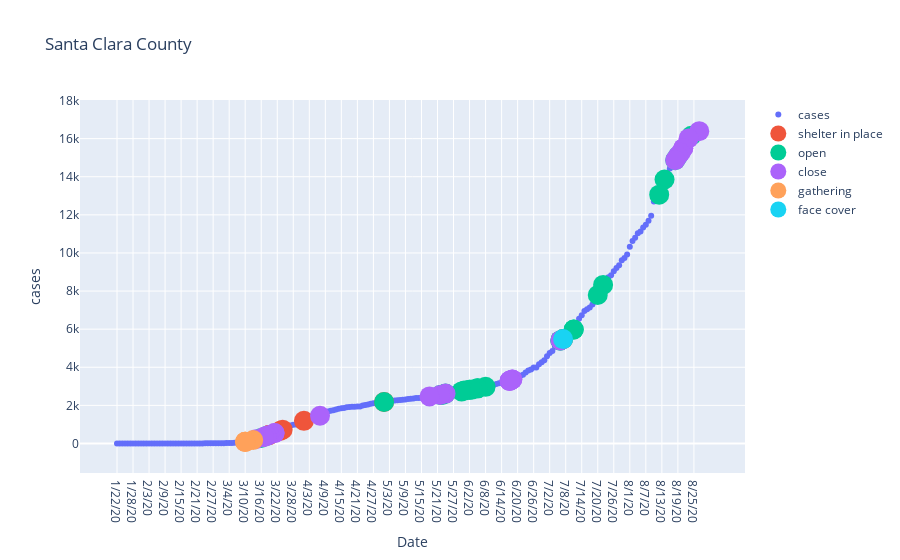
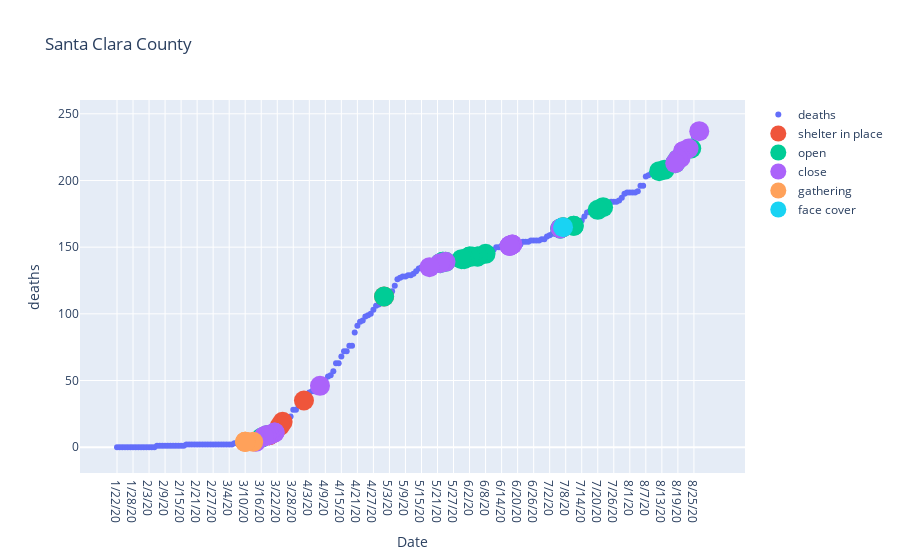

Here is the notebook cell these charts were saved with, in order:
### Markdown cell above
Plot Santa Clara county below. Change orders array to plot policis you want to see.

### Code cell
orders = ['shelter in place', 'open', 'close', 'gathering', 'face cover']
plot_county('Santa Clara County', orders, 'cases')
plot_county('Santa Clara County', orders, 'deaths')

### Figure 1 — Plotly figure (JSON) as saved in the notebook; plotly's stock layout.template omitted (floating-point values rounded to 4 significant figures; data arrays with more than 128 entries replaced by an {"elided": "..."} marker saying what was removed)
{"data": [{"mode": "markers", "name": "cases", "type": "scatter", "x": {"elided": "219 str values"}, "y": {"elided": "219 int values"}}, {"hovertext": ["Today we presented a brief update on the status of the New Health Order and had a conversation with <br>Lizeth and Daniela, two youth who shared their personal experiences during the #COVID19 Shelter-in-P<br>lace Order. View the video at https://t.co/ajBk0awUox.", "10 AM PT #COVID19 BRIEFING | Extension of the Shelter-in-Place Order | Facebook LIVE with the County<br> of Santa Clara https://t.co/9H8WijXFWU https://t.co/aROjphj6jB<br>", "New Updates to #ShelterinPlace: We are extending the date of the Shelter in Place Order, originally <br>expiring April 7, to May 3. We need to take stricter measures to prevent our health care system from<br> being overwhelmed and #FlattentheCurve. More details: https://t.co/tvCykshpxd https://t.co/qnnXKCtah4", ".@HealthySCC Ano ang mga bago sa order ng pananatili sa bahay \"shelter in place\"? Tingnan ang Marso <br>22, 2020 Na-update  # COVID19 FAQ at regular na na sundan habang nagdaragdag ang County ng mga  impo<br>rmasyon sa https://t.co/IvvDS1hqYv https://t.co/SOpkY1Pd6e", ".@HealthySCC What’s new with the Shelter in Place order? View the March 22, 2020 Updated #COVID19 FA<br>Q and check regularly as the County adds more information at https://t.co/IvvDS1z2n5 https://t.co/tD<br>dcNYHm4b", "*** County of Santa Clara Frequently Asked Question About The New Order Directing Individuals to She<br>lter at Home *** \n\nCan I go to the bank? \n\nYes.  Maintain social distancing. \n \nRead more FAQs at ht<br>tps://t.co/Y4tzdTtASE https://t.co/4wVov6WoHM", "*** County of Santa Clara Frequently Asked Question About The New Order Directing Individuals to She<br>lter at Home ***\n\nCan I go out to do laundry or have my laundry done?\n\nYes.  Maintain social distanc<br>ing.\n\nRead more FAQs at  https://t.co/Y4tzdTLche https://t.co/LIOajDR8Yn", "(1/10) Have questions about new #COVID19 order? This thread breaks down the Shelter in Place directi<br>ve to help you better understand how to stay safe and protect others by slowing the spread of COVID-<br>19. For more info, visit: https://t.co/Y4tzdTtASE https://t.co/470jgCQFRh"], "marker": {"size": 20}, "mode": "markers", "name": "shelter in place", "type": "scatter", "x": ["7/7/20", "5/1/20", "4/1/20", "3/24/20", "3/23/20", "3/19/20", "3/19/20", "3/19/20"], "y": [5478, 2179, 1189, 724, 655, 442, 442, 442]}, {"hovertext": ["Please stay off of Coyote Creek Trail from Anderson Visitor Center to Metcalf Road. Trail is unsafe <br>due to recent fires and crews will be working with heavy equipment to make it safe. We will update w<br>hen the trail has reopened. Please use alternative routes like Monterey Hwy. https://t.co/bk8lMnYwVc", "A #SparetheAir Alert for wildfire smoke is extended thru Sunday, 8/23, which bans burning wood, manu<br>factured fire logs and other solid fuel. If you smell smoke &amp; if temperatures allow, stay indoor<br>s with windows &amp; doors closed to protect your health. More: https://t.co/HTSlRgDYAX https://t.co/WhF32D4aqt", "A #SparetheAir Alert for wildfire smoke has been issued for today and tmrw, 8/18 &amp; 8/19, which b<br>ans burning wood, manufactured fire logs or any other solid fuel. If temperatures allow, stay indoor<br>s with windows &amp; doors closed to protect your health. More: https://t.co/HTSlRgVzZx https://t.co/veBxcmZMCk", "Don't miss the Schools Reopening Forum tomorrow, Aug. 14, 3:30-5 p.m., for parents, teachers, school<br> administrators and students who have questions about schools reopening in #SantaClaraCounty. Learn <br>more, register and submit your questions early: https://t.co/MftvdBo9WL https://t.co/28qPoEjTig", "Join us for the Schools Reopening Q &amp; A Forum on Friday, Aug. 14, 3:30-5 p.m., for parents, teac<br>hers, school administrators and students who have questions about schools reopening in #SantaClaraCo<br>unty. Learn more, register and submit your questions early: https://t.co/MftvdBo9WL https://t.co/YRSSPKQyxJ", "Asking that you wear a face mask is not about controlling you but controlling the virus. The more pe<br>ople who mask up, the more activities we can resume. If we work to crush the curve, businesses will <br>be able to reopen sooner, and we can return to activities and people we love. https://t.co/X5VimlGao3", "\"The case of Santa Clara County landing on the state watch list and being forced to shut down many i<br>ndoor businesses just two days after their reopening appears quite perplexing.\" \nhttps://t.co/LsGjyi<br>GVqn", "REMINDER: All businesses that are already operating must complete a new Social Distancing Protocol b<br>y July 13. Businesses that are newly allowed to reopen under the Order must complete a Social Distan<br>cing Protocol prior to reopening. Instructions here: https://t.co/jxmL3ylkc5 https://t.co/T9jTA06ftV", "REMINDER: All businesses that are already operating must complete a new Social Distancing Protocol b<br>y July 13. Businesses that are newly allowed to reopen under the Order must complete a Social Distan<br>cing Protocol prior to reopening. Instructions here: https://t.co/jxmL3ylkc5 https://t.co/T9jTA06ftV", "(2/4) The new order allows many businesses and activities to resume so long as they follow across-th<br>e-board risk reduction measures.  All residents must adhere to social distancing protocols and must <br>consistently wear face coverings.", "The State of California rejected the County’s initial application for a variance to allow additional<br> businesses to reopen.  We are working closely with the State to determine the next steps towards ap<br>proval and will keep you updated as we learn more. https://t.co/RFERCqWAlh", "The State of California rejected the County’s initial application for a variance to allow additional<br> businesses to reopen.  We are working closely with the State to determine the next steps towards ap<br>proval and will keep you updated as we learn more. https://t.co/RFERCqWAlh", "The Office of Labor Standards and Enforcement’s Jessie Yu provides details on how workers, the publi<br>c, and businesses play a role in keeping our community safe as more businesses reopen while navigati<br>ng through the #COVID-19 pandemic.   \n\nhttps://t.co/ECCPda2KOQ", "Briefing on Facebook Live NOW at 10:00 a.m. Department of Environmental Health Director Michael Ball<br>iet will discuss the changes around the updated Order. Beginning Friday, June 5, outdoor dining at r<br>estaurants is allowed. #COVID19 https://t.co/SiQUjGdpih", "Today at 10 am, Department of Environmental Health Director Michael Balliet will discuss the changes<br> around the updated Order. Beginning Friday, June 5, outdoor dining at restaurants is allowed. #COVI<br>D19\n\nLIVE on Facebook: https://t.co/Hj41F78jsl https://t.co/l4yNXQhmeh", "Updates to the #ShelterinPlace Order begin Friday, June 5 and allows for more businesses and activit<br>ies. Please remember that this does not mean the pandemic is over. It means that we have successfull<br>y slowed the spread of the virus. What is opening up? https://t.co/dT4q8n5Njt https://t.co/hR6MRmkfny", "BREAKING NEWS: Updated County Of Santa Clara Health Officer Order Allows Several Sectors To Reopen, <br>Including In-Store Retail, Outdoor Dining In Restaurants, And Childcare And Summer Programs For All <br>Children: https://t.co/e7YV9JBtgu https://t.co/CnXaZNnN7k", "BREAKING NEWS: Updated County Of Santa Clara Health Officer Order Allows Several Sectors To Reopen, <br>Including In-Store Retail, Outdoor Dining In Restaurants, And Childcare And Summer Programs For All <br>Children: https://t.co/e7YV9JBtgu https://t.co/CnXaZNnN7k", "Enjoy @SCCParks trails and fresh air on their wide-trail routes that allow for safe social distancin<br>g. If possible, plan to visit parks at off-peak hours, 10AM-2PM, Mon-Thurs. Get maps at https://t.co<br>/mkhiQcYXuN \n\nReminder: Do not use parks for social gatherings. https://t.co/WdtSaCZ18o", "Earlier this week, Dr. Sara Cody discussed #ShelterinPlace progress and the next steps to safely reo<br>pen, ensuring that our community and our workers are being protected on LIVE with the County of Sant<br>a Clara.  \n\nWatch Wednesday's briefing. https://t.co/5oTLRvHqyl", "Thank you Santa Clara County residents for working together to slow the spread of #COVID19. As busin<br>esses begin to reopen for #CurbsidePickup, remember to wear #facecoverings, apply #socialdistancing <br>and wash your hands a lot. https://t.co/vMKZTQ0lDO https://t.co/QUpVAPUcNb", "Do you own or operate a business in Santa Clara County? The Health Officer Order that went into effe<br>ct on May 22, allows retail and wholesale businesses to start reopening for #CurbsidePickup and deli<br>very. Remember, customers should not enter the store. https://t.co/vMKZTQ0lDO https://t.co/XxaOIm8O84", "Do you own or operate a business in Santa Clara County? The Health Officer Order that went into effe<br>ct on May 22, allows retail and wholesale businesses to start reopening for #CurbsidePickup and deli<br>very. Remember, customers should not enter the store. https://t.co/vMKZTQ0lDO https://t.co/XxaOIm8O84", "Thank you Santa Clara County residents for working together to slow the spread of #COVID19. As busin<br>esses begin to reopen for #CurbsidePickup, remember to wear #facecoverings, apply #socialdistancing <br>and wash your hands a lot. https://t.co/vMKZTQ0lDO https://t.co/Hn78WII7o7", "The seven Bay Area Public Health Officers extend #COVID19 shelter in place through May 31 and allow <br>some activities to resume. For the majority of County residents, this means to continue to #ShelterA<br>tHome and avoid contact with others. Details: https://t.co/vtniDbtRvJ https://t.co/RC5hhlH7Ge", "SCCLD libraries are closed right now, with the tentative reopening date of April 13. We recommend th<br>at patrons hold on to physical library materials on loan until the libraries reopen. No late fees wi<br>ll be assessed during the closed period. Thank you! https://t.co/CncYf5QjHr", "In accordance with the guidelines provided by the County Public Health Department for social distanc<br>ing and banning public gatherings, SCCLD is closing all public library locations. A tentative reopen<br>ing date is April 12."], "marker": {"size": 20}, "mode": "markers", "name": "open", "type": "scatter", "x": ["8/24/20", "8/19/20", "8/18/20", "8/14/20", "8/12/20", "7/22/20", "7/20/20", "7/11/20", "7/11/20", "7/7/20", "7/6/20", "7/6/20", "6/8/20", "6/5/20", "6/5/20", "6/3/20", "6/2/20", "6/2/20", "5/31/20", "5/30/20", "5/24/20", "5/23/20", "5/23/20", "5/22/20", "5/1/20", "3/18/20", "3/16/20"], "y": [16151, 15085, 14872, 13856, 13059, 8321, 7795, 5983, 5983, 5478, 5408, 5408, 2973, 2892, 2892, 2832, 2819, 2819, 2776, 2731, 2617, 2571, 2571, 2546, 2179, 390, 290]}, {"hovertext": ["Starting August 26, 2020, at 10:00 PM the Quinlan Temporary Evacuation Point will be closed. If you <br>have been evacuated due to the #SCULIGHTNINGCOMPLEXFire and the #CZULightningComplexFire, please vis<br>it the Milpitas Library and Ann Sobrato High School Temporary Evacuation Points. https://t.co/6B16sELfxA", "Please share @sfgov @SCCgov @CCCounty—beaches in Half Moon Bay &amp; roadways on #SanMateoCounty coa<br>st are closed this weekend due to #CZULighteningComplex fire. Public safety officials asking people <br>in Bay Area to please avoid area to keep roads clear for evacuees/emergency vehicles https://t.co/lqPD4YDTyP", "PARK CLOSURES UPDATE:\nGrant, Field Sports Park, Metcalf Motorcycle Park, Coyote Lake, Upper Stevens <br>Creek, Sanborn, Woodchoppers Flat and the dam access road at Anderson are closed.\n\nFor community inf<br>ormation, updates and resources visit:\nhttps://t.co/Lm69fgfl3y https://t.co/ZPHgAzthoB", "A #SparetheAir Alert is in effect today, 8/21. Burning wood, manufactured fire logs or other solid f<br>uel is banned for 24 hrs. Protect your health &amp; stay inside with windows and doors closed until <br>smoke levels subside, if temps permit. Visit https://t.co/U9LB9BvKu6 for more info. https://t.co/tuptxJe0hN", "A #SparetheAir Alert is in effect through Sunday, 8/23! Burning wood, manufactured fire logs or any <br>other solid fuel is banned for 24 hrs. Protect your health by staying inside with windows and doors <br>closed until smoke levels subside. Visit https://t.co/Kxx8fjVwAz for more info. https://t.co/72kkcLHPF6", "A #SparetheAir Alert for wildfire smoke is extended thru Sunday, 8/23, which bans burning wood, manu<br>factured fire logs and other solid fuel. If you smell smoke &amp; if temperatures allow, stay indoor<br>s with windows &amp; doors closed to protect your health. More: https://t.co/HTSlRgDYAX https://t.co/WhF32D4aqt", "A #SparetheAir Alert for wildfire smoke has been issued for today and tmrw, 8/18 &amp; 8/19, which b<br>ans burning wood, manufactured fire logs or any other solid fuel. If temperatures allow, stay indoor<br>s with windows &amp; doors closed to protect your health. More: https://t.co/HTSlRgVzZx https://t.co/veBxcmZMCk", "The State of California rejected the County’s initial application for a variance to allow additional<br> businesses to reopen.  We are working closely with the State to determine the next steps towards ap<br>proval and will keep you updated as we learn more. https://t.co/RFERCqWAlh", "We know you are ready to support your hair stylist, nail salon, barber shop &amp; gym. The virus can<br> spread more easily since these services require close contact between people &amp; equipment for lo<br>ng periods. They must remain closed, but please support w/gift cards/online shopping. https://t.co/6LHy1vtPv7", "Today, County of Santa Clara discussed why hair salons, nail salons, the personal care industry, and<br> gyms must remain closed in Santa Clara County. View the full discussion here: https://t.co/bh2PqAir<br>TT https://t.co/Ws4V6JA9P5", "Briefing on Facebook Live NOW at 10:00 a.m. | The County of Santa Clara discusses the status of hair<br> salons, nail salons, the personal care industry, and gyms continuing to remain closed in Santa Clar<br>a County. https://t.co/injHBbZYKC", "Today at 10am, the County of Santa Clara will discuss the status of hair salons, nail salons, the pe<br>rsonal care industry, and gyms continuing to remain closed in Santa Clara County. \n\nLIVE on Facebook<br>: https://t.co/9H8WijXFWU https://t.co/gWQ2cfQxWj", "Tomorrow at 10am, the County of Santa Clara will discuss the status of hair salons, nail salons, the<br> personal care industry, and gyms continuing to remain closed in Santa Clara County. \n\nLIVE on Faceb<br>ook: https://t.co/9H8WijXFWU https://t.co/WYy57gVdRI", "Excessive Heat Watch starting #MemorialDay: \n✔Drink plenty of water &amp; fluids.\n✔Limit physical ac<br>tivity during hottest time of day -\n10am-3pm.\n✔Don't leave people or pets in a closed, parked car.\n✔<br>Wear light colored or lightweight clothing.\nTips: https://t.co/vjhoKyv82X https://t.co/R32kmhhe1o", "Get help buying food while schools are closed. Apply for the Pandemic Electronic Benefit Transfer ca<br>rd or #PEBT. Apply May 22 through June 30.  https://t.co/qS1NuMuXTB https://t.co/wqnvFcuFdw<br>", "Happy Monday! Due to our overnight rains some of our trails have been temporarily closed to biking 🚲<br> and horseback🐴 riding.\n Hiking 🥾 trails have not been closed due to rain. Check the hotline by call<br>ing 408-355-2200 and pressing 4.  Thank you for your cooperation! https://t.co/YABhWKIzvE", "Our April newsletter is out. Even though our libraries are closed, our Online Library 24/7 is always<br> available. Find something new in the newsletter: https://t.co/SQB9rXTwcd https://t.co/QpV86dxq56<br>", "The happiest household members during Shelter at Home? Probably your pets. Take this time to show so<br>me love to your furry friends. Don’t be afraid to get close—there is no evidence that pets can sprea<br>d #COVID19 to humans. https://t.co/LWwAkIQxti", "It’s the weekend but we still must Shelter in Place. \n\nWhat’s open and what’s closed?  \n\nFor more in<br>formation, refer to the FAQ at https://t.co/5lTG6W1MEM #COVID19 https://t.co/6qzlwy5E8b<br>", ".@SCCgov Clerk-Recorder’s Office is closed to walk-ins, but real estate recordings continue. Submit <br>documents by mail or through Title Companies. Title Companies &amp; Notaries are essential businesse<br>s &amp; should continue to operate. Service Updates: https://t.co/2ziyPy0got #COVID19 https://t.co/o88CuirVJV", "SCCLD libraries are closed right now, with the tentative reopening date of April 13. We recommend th<br>at patrons hold on to physical library materials on loan until the libraries reopen. No late fees wi<br>ll be assessed during the closed period. Thank you! https://t.co/CncYf5QjHr", ".@SCCgov Senior Nutrition Program offering meals to-go/take-out at most locations. No dine-in meals.<br> A few locations have temporarily closed. Locations: https://t.co/bHh0qIniEq. #MealsOnWheels continu<br>es providing home delivery of meals. Call (408) 350-3246 for info. #COVID19 https://t.co/U9kxmrPmxT", "Superior Court Suspends All Non-Essential Functions for Duration of “Shelter in Place” Order\nAll cle<br>rk’s office functions will be closed to the public. \nJurors for called for 3/16, 3/23, and 3/30 will<br> be excused from service and must not report to Court.\nhttps://t.co/n1mGM6WBYa https://t.co/IXaedCIaeh", "The GSRC in-person services will be closed to the public till 4/7. The hotline will remain open duri<br>ng regular business hours &amp; T/TH till 8:30 PM, staffed by advocates who can offer support as nee<br>ded at (408) 209-8356 or gilroystrong@dao.sccgov.org. https://t.co/2WVvM0GS1n", "Our libraries closed at 3 pm today, and will remain closed until at least April 12. Read more: https<br>://t.co/Dk7R401Fth https://t.co/tnuAhsbCOH<br>"], "marker": {"size": 20}, "mode": "markers", "name": "close", "type": "scatter", "x": ["8/27/20", "8/23/20", "8/21/20", "8/21/20", "8/20/20", "8/19/20", "8/18/20", "7/6/20", "6/18/20", "6/18/20", "6/17/20", "6/17/20", "6/17/20", "5/24/20", "5/22/20", "5/18/20", "4/7/20", "3/21/20", "3/21/20", "3/19/20", "3/18/20", "3/18/20", "3/17/20", "3/17/20", "3/14/20"], "y": [16393, 16011, 15496, 15496, 15258, 15085, 14872, 5408, 3363, 3363, 3288, 3288, 3288, 2617, 2546, 2470, 1453, 543, 543, 442, 390, 390, 337, 337, 223]}, {"hovertext": ["We issued an order with new prohibitions on the size public and private gatherings, due to #COVID19 <br>in the community. New cap = 100, with restrictions in place for assemblies of 35-100. More details a<br>t: https://t.co/lGWPJqUxuU https://t.co/8hmMbPwxoc", ".@HealthySCC Issues Order to Cancel Mass Gatherings Due to Increasing Rates of #COVID19. \"What’s con<br>sidered a mass gathering?” A mass gathering is an event bringing 1,000 or more people together in a <br>confined indoor or outdoor space. Type of venue list: https://t.co/KcYQmc33g0. https://t.co/unF5FTV1gg", "County of Santa Clara Issues Order to Cancel Mass Gatherings Due to Increasing Rates of #COVID19. Pr<br>ovides update on #SantaClaraCounty COVID-19 cases through March 8, 2020. More Information: https://t<br>.co/JHLu70unRl https://t.co/CkPh5PORZ2", "County of Santa Clara Issues Order to Cancel Mass Gatherings Due to Increasing Rates of #COVID19. Pr<br>ovides update on #SantaClaraCounty COVID-19 cases through March 8, 2020. More Information: https://t<br>.co/JHLu70unRl https://t.co/1mNotDxK5w"], "marker": {"size": 20}, "mode": "markers", "name": "gathering", "type": "scatter", "x": ["3/13/20", "3/10/20", "3/10/20", "3/10/20"], "y": [180, 85, 85, 85]}, {"hovertext": ["(2/4) The new order allows many businesses and activities to resume so long as they follow across-th<br>e-board risk reduction measures.  All residents must adhere to social distancing protocols and must <br>consistently wear face coverings."], "marker": {"size": 20}, "mode": "markers", "name": "face cover", "type": "scatter", "x": ["7/7/20"], "y": [5478]}], "layout": {"title": {"text": "Santa Clara County"}, "xaxis": {"title": {"text": "Date"}}, "yaxis": {"title": {"text": "cases"}}}}

### Figure 2 — Plotly figure (JSON) as saved in the notebook; plotly's stock layout.template omitted (floating-point values rounded to 4 significant figures; data arrays with more than 128 entries replaced by an {"elided": "..."} marker saying what was removed)
{"data": [{"mode": "markers", "name": "deaths", "type": "scatter", "x": {"elided": "219 str values"}, "y": {"elided": "219 int values"}}, {"hovertext": ["Today we presented a brief update on the status of the New Health Order and had a conversation with <br>Lizeth and Daniela, two youth who shared their personal experiences during the #COVID19 Shelter-in-P<br>lace Order. View the video at https://t.co/ajBk0awUox.", "10 AM PT #COVID19 BRIEFING | Extension of the Shelter-in-Place Order | Facebook LIVE with the County<br> of Santa Clara https://t.co/9H8WijXFWU https://t.co/aROjphj6jB<br>", "New Updates to #ShelterinPlace: We are extending the date of the Shelter in Place Order, originally <br>expiring April 7, to May 3. We need to take stricter measures to prevent our health care system from<br> being overwhelmed and #FlattentheCurve. More details: https://t.co/tvCykshpxd https://t.co/qnnXKCtah4", ".@HealthySCC Ano ang mga bago sa order ng pananatili sa bahay \"shelter in place\"? Tingnan ang Marso <br>22, 2020 Na-update  # COVID19 FAQ at regular na na sundan habang nagdaragdag ang County ng mga  impo<br>rmasyon sa https://t.co/IvvDS1hqYv https://t.co/SOpkY1Pd6e", ".@HealthySCC What’s new with the Shelter in Place order? View the March 22, 2020 Updated #COVID19 FA<br>Q and check regularly as the County adds more information at https://t.co/IvvDS1z2n5 https://t.co/tD<br>dcNYHm4b", "*** County of Santa Clara Frequently Asked Question About The New Order Directing Individuals to She<br>lter at Home *** \n\nCan I go to the bank? \n\nYes.  Maintain social distancing. \n \nRead more FAQs at ht<br>tps://t.co/Y4tzdTtASE https://t.co/4wVov6WoHM", "*** County of Santa Clara Frequently Asked Question About The New Order Directing Individuals to She<br>lter at Home ***\n\nCan I go out to do laundry or have my laundry done?\n\nYes.  Maintain social distanc<br>ing.\n\nRead more FAQs at  https://t.co/Y4tzdTLche https://t.co/LIOajDR8Yn", "(1/10) Have questions about new #COVID19 order? This thread breaks down the Shelter in Place directi<br>ve to help you better understand how to stay safe and protect others by slowing the spread of COVID-<br>19. For more info, visit: https://t.co/Y4tzdTtASE https://t.co/470jgCQFRh"], "marker": {"size": 20}, "mode": "markers", "name": "shelter in place", "type": "scatter", "x": ["7/7/20", "5/1/20", "4/1/20", "3/24/20", "3/23/20", "3/19/20", "3/19/20", "3/19/20"], "y": [165, 113, 35, 19, 16, 9, 9, 9]}, {"hovertext": ["Please stay off of Coyote Creek Trail from Anderson Visitor Center to Metcalf Road. Trail is unsafe <br>due to recent fires and crews will be working with heavy equipment to make it safe. We will update w<br>hen the trail has reopened. Please use alternative routes like Monterey Hwy. https://t.co/bk8lMnYwVc", "A #SparetheAir Alert for wildfire smoke is extended thru Sunday, 8/23, which bans burning wood, manu<br>factured fire logs and other solid fuel. If you smell smoke &amp; if temperatures allow, stay indoor<br>s with windows &amp; doors closed to protect your health. More: https://t.co/HTSlRgDYAX https://t.co/WhF32D4aqt", "A #SparetheAir Alert for wildfire smoke has been issued for today and tmrw, 8/18 &amp; 8/19, which b<br>ans burning wood, manufactured fire logs or any other solid fuel. If temperatures allow, stay indoor<br>s with windows &amp; doors closed to protect your health. More: https://t.co/HTSlRgVzZx https://t.co/veBxcmZMCk", "Don't miss the Schools Reopening Forum tomorrow, Aug. 14, 3:30-5 p.m., for parents, teachers, school<br> administrators and students who have questions about schools reopening in #SantaClaraCounty. Learn <br>more, register and submit your questions early: https://t.co/MftvdBo9WL https://t.co/28qPoEjTig", "Join us for the Schools Reopening Q &amp; A Forum on Friday, Aug. 14, 3:30-5 p.m., for parents, teac<br>hers, school administrators and students who have questions about schools reopening in #SantaClaraCo<br>unty. Learn more, register and submit your questions early: https://t.co/MftvdBo9WL https://t.co/YRSSPKQyxJ", "Asking that you wear a face mask is not about controlling you but controlling the virus. The more pe<br>ople who mask up, the more activities we can resume. If we work to crush the curve, businesses will <br>be able to reopen sooner, and we can return to activities and people we love. https://t.co/X5VimlGao3", "\"The case of Santa Clara County landing on the state watch list and being forced to shut down many i<br>ndoor businesses just two days after their reopening appears quite perplexing.\" \nhttps://t.co/LsGjyi<br>GVqn", "REMINDER: All businesses that are already operating must complete a new Social Distancing Protocol b<br>y July 13. Businesses that are newly allowed to reopen under the Order must complete a Social Distan<br>cing Protocol prior to reopening. Instructions here: https://t.co/jxmL3ylkc5 https://t.co/T9jTA06ftV", "REMINDER: All businesses that are already operating must complete a new Social Distancing Protocol b<br>y July 13. Businesses that are newly allowed to reopen under the Order must complete a Social Distan<br>cing Protocol prior to reopening. Instructions here: https://t.co/jxmL3ylkc5 https://t.co/T9jTA06ftV", "(2/4) The new order allows many businesses and activities to resume so long as they follow across-th<br>e-board risk reduction measures.  All residents must adhere to social distancing protocols and must <br>consistently wear face coverings.", "The State of California rejected the County’s initial application for a variance to allow additional<br> businesses to reopen.  We are working closely with the State to determine the next steps towards ap<br>proval and will keep you updated as we learn more. https://t.co/RFERCqWAlh", "The State of California rejected the County’s initial application for a variance to allow additional<br> businesses to reopen.  We are working closely with the State to determine the next steps towards ap<br>proval and will keep you updated as we learn more. https://t.co/RFERCqWAlh", "The Office of Labor Standards and Enforcement’s Jessie Yu provides details on how workers, the publi<br>c, and businesses play a role in keeping our community safe as more businesses reopen while navigati<br>ng through the #COVID-19 pandemic.   \n\nhttps://t.co/ECCPda2KOQ", "Briefing on Facebook Live NOW at 10:00 a.m. Department of Environmental Health Director Michael Ball<br>iet will discuss the changes around the updated Order. Beginning Friday, June 5, outdoor dining at r<br>estaurants is allowed. #COVID19 https://t.co/SiQUjGdpih", "Today at 10 am, Department of Environmental Health Director Michael Balliet will discuss the changes<br> around the updated Order. Beginning Friday, June 5, outdoor dining at restaurants is allowed. #COVI<br>D19\n\nLIVE on Facebook: https://t.co/Hj41F78jsl https://t.co/l4yNXQhmeh", "Updates to the #ShelterinPlace Order begin Friday, June 5 and allows for more businesses and activit<br>ies. Please remember that this does not mean the pandemic is over. It means that we have successfull<br>y slowed the spread of the virus. What is opening up? https://t.co/dT4q8n5Njt https://t.co/hR6MRmkfny", "BREAKING NEWS: Updated County Of Santa Clara Health Officer Order Allows Several Sectors To Reopen, <br>Including In-Store Retail, Outdoor Dining In Restaurants, And Childcare And Summer Programs For All <br>Children: https://t.co/e7YV9JBtgu https://t.co/CnXaZNnN7k", "BREAKING NEWS: Updated County Of Santa Clara Health Officer Order Allows Several Sectors To Reopen, <br>Including In-Store Retail, Outdoor Dining In Restaurants, And Childcare And Summer Programs For All <br>Children: https://t.co/e7YV9JBtgu https://t.co/CnXaZNnN7k", "Enjoy @SCCParks trails and fresh air on their wide-trail routes that allow for safe social distancin<br>g. If possible, plan to visit parks at off-peak hours, 10AM-2PM, Mon-Thurs. Get maps at https://t.co<br>/mkhiQcYXuN \n\nReminder: Do not use parks for social gatherings. https://t.co/WdtSaCZ18o", "Earlier this week, Dr. Sara Cody discussed #ShelterinPlace progress and the next steps to safely reo<br>pen, ensuring that our community and our workers are being protected on LIVE with the County of Sant<br>a Clara.  \n\nWatch Wednesday's briefing. https://t.co/5oTLRvHqyl", "Thank you Santa Clara County residents for working together to slow the spread of #COVID19. As busin<br>esses begin to reopen for #CurbsidePickup, remember to wear #facecoverings, apply #socialdistancing <br>and wash your hands a lot. https://t.co/vMKZTQ0lDO https://t.co/QUpVAPUcNb", "Do you own or operate a business in Santa Clara County? The Health Officer Order that went into effe<br>ct on May 22, allows retail and wholesale businesses to start reopening for #CurbsidePickup and deli<br>very. Remember, customers should not enter the store. https://t.co/vMKZTQ0lDO https://t.co/XxaOIm8O84", "Do you own or operate a business in Santa Clara County? The Health Officer Order that went into effe<br>ct on May 22, allows retail and wholesale businesses to start reopening for #CurbsidePickup and deli<br>very. Remember, customers should not enter the store. https://t.co/vMKZTQ0lDO https://t.co/XxaOIm8O84", "Thank you Santa Clara County residents for working together to slow the spread of #COVID19. As busin<br>esses begin to reopen for #CurbsidePickup, remember to wear #facecoverings, apply #socialdistancing <br>and wash your hands a lot. https://t.co/vMKZTQ0lDO https://t.co/Hn78WII7o7", "The seven Bay Area Public Health Officers extend #COVID19 shelter in place through May 31 and allow <br>some activities to resume. For the majority of County residents, this means to continue to #ShelterA<br>tHome and avoid contact with others. Details: https://t.co/vtniDbtRvJ https://t.co/RC5hhlH7Ge", "SCCLD libraries are closed right now, with the tentative reopening date of April 13. We recommend th<br>at patrons hold on to physical library materials on loan until the libraries reopen. No late fees wi<br>ll be assessed during the closed period. Thank you! https://t.co/CncYf5QjHr", "In accordance with the guidelines provided by the County Public Health Department for social distanc<br>ing and banning public gatherings, SCCLD is closing all public library locations. A tentative reopen<br>ing date is April 12."], "marker": {"size": 20}, "mode": "markers", "name": "open", "type": "scatter", "x": ["8/24/20", "8/19/20", "8/18/20", "8/14/20", "8/12/20", "7/22/20", "7/20/20", "7/11/20", "7/11/20", "7/7/20", "7/6/20", "7/6/20", "6/8/20", "6/5/20", "6/5/20", "6/3/20", "6/2/20", "6/2/20", "5/31/20", "5/30/20", "5/24/20", "5/23/20", "5/23/20", "5/22/20", "5/1/20", "3/18/20", "3/16/20"], "y": [224, 216, 213, 208, 207, 180, 178, 166, 166, 165, 164, 164, 145, 143, 143, 143, 143, 143, 141, 141, 139, 139, 139, 138, 113, 9, 7]}, {"hovertext": ["Starting August 26, 2020, at 10:00 PM the Quinlan Temporary Evacuation Point will be closed. If you <br>have been evacuated due to the #SCULIGHTNINGCOMPLEXFire and the #CZULightningComplexFire, please vis<br>it the Milpitas Library and Ann Sobrato High School Temporary Evacuation Points. https://t.co/6B16sELfxA", "Please share @sfgov @SCCgov @CCCounty—beaches in Half Moon Bay &amp; roadways on #SanMateoCounty coa<br>st are closed this weekend due to #CZULighteningComplex fire. Public safety officials asking people <br>in Bay Area to please avoid area to keep roads clear for evacuees/emergency vehicles https://t.co/lqPD4YDTyP", "PARK CLOSURES UPDATE:\nGrant, Field Sports Park, Metcalf Motorcycle Park, Coyote Lake, Upper Stevens <br>Creek, Sanborn, Woodchoppers Flat and the dam access road at Anderson are closed.\n\nFor community inf<br>ormation, updates and resources visit:\nhttps://t.co/Lm69fgfl3y https://t.co/ZPHgAzthoB", "A #SparetheAir Alert is in effect today, 8/21. Burning wood, manufactured fire logs or other solid f<br>uel is banned for 24 hrs. Protect your health &amp; stay inside with windows and doors closed until <br>smoke levels subside, if temps permit. Visit https://t.co/U9LB9BvKu6 for more info. https://t.co/tuptxJe0hN", "A #SparetheAir Alert is in effect through Sunday, 8/23! Burning wood, manufactured fire logs or any <br>other solid fuel is banned for 24 hrs. Protect your health by staying inside with windows and doors <br>closed until smoke levels subside. Visit https://t.co/Kxx8fjVwAz for more info. https://t.co/72kkcLHPF6", "A #SparetheAir Alert for wildfire smoke is extended thru Sunday, 8/23, which bans burning wood, manu<br>factured fire logs and other solid fuel. If you smell smoke &amp; if temperatures allow, stay indoor<br>s with windows &amp; doors closed to protect your health. More: https://t.co/HTSlRgDYAX https://t.co/WhF32D4aqt", "A #SparetheAir Alert for wildfire smoke has been issued for today and tmrw, 8/18 &amp; 8/19, which b<br>ans burning wood, manufactured fire logs or any other solid fuel. If temperatures allow, stay indoor<br>s with windows &amp; doors closed to protect your health. More: https://t.co/HTSlRgVzZx https://t.co/veBxcmZMCk", "The State of California rejected the County’s initial application for a variance to allow additional<br> businesses to reopen.  We are working closely with the State to determine the next steps towards ap<br>proval and will keep you updated as we learn more. https://t.co/RFERCqWAlh", "We know you are ready to support your hair stylist, nail salon, barber shop &amp; gym. The virus can<br> spread more easily since these services require close contact between people &amp; equipment for lo<br>ng periods. They must remain closed, but please support w/gift cards/online shopping. https://t.co/6LHy1vtPv7", "Today, County of Santa Clara discussed why hair salons, nail salons, the personal care industry, and<br> gyms must remain closed in Santa Clara County. View the full discussion here: https://t.co/bh2PqAir<br>TT https://t.co/Ws4V6JA9P5", "Briefing on Facebook Live NOW at 10:00 a.m. | The County of Santa Clara discusses the status of hair<br> salons, nail salons, the personal care industry, and gyms continuing to remain closed in Santa Clar<br>a County. https://t.co/injHBbZYKC", "Today at 10am, the County of Santa Clara will discuss the status of hair salons, nail salons, the pe<br>rsonal care industry, and gyms continuing to remain closed in Santa Clara County. \n\nLIVE on Facebook<br>: https://t.co/9H8WijXFWU https://t.co/gWQ2cfQxWj", "Tomorrow at 10am, the County of Santa Clara will discuss the status of hair salons, nail salons, the<br> personal care industry, and gyms continuing to remain closed in Santa Clara County. \n\nLIVE on Faceb<br>ook: https://t.co/9H8WijXFWU https://t.co/WYy57gVdRI", "Excessive Heat Watch starting #MemorialDay: \n✔Drink plenty of water &amp; fluids.\n✔Limit physical ac<br>tivity during hottest time of day -\n10am-3pm.\n✔Don't leave people or pets in a closed, parked car.\n✔<br>Wear light colored or lightweight clothing.\nTips: https://t.co/vjhoKyv82X https://t.co/R32kmhhe1o", "Get help buying food while schools are closed. Apply for the Pandemic Electronic Benefit Transfer ca<br>rd or #PEBT. Apply May 22 through June 30.  https://t.co/qS1NuMuXTB https://t.co/wqnvFcuFdw<br>", "Happy Monday! Due to our overnight rains some of our trails have been temporarily closed to biking 🚲<br> and horseback🐴 riding.\n Hiking 🥾 trails have not been closed due to rain. Check the hotline by call<br>ing 408-355-2200 and pressing 4.  Thank you for your cooperation! https://t.co/YABhWKIzvE", "Our April newsletter is out. Even though our libraries are closed, our Online Library 24/7 is always<br> available. Find something new in the newsletter: https://t.co/SQB9rXTwcd https://t.co/QpV86dxq56<br>", "The happiest household members during Shelter at Home? Probably your pets. Take this time to show so<br>me love to your furry friends. Don’t be afraid to get close—there is no evidence that pets can sprea<br>d #COVID19 to humans. https://t.co/LWwAkIQxti", "It’s the weekend but we still must Shelter in Place. \n\nWhat’s open and what’s closed?  \n\nFor more in<br>formation, refer to the FAQ at https://t.co/5lTG6W1MEM #COVID19 https://t.co/6qzlwy5E8b<br>", ".@SCCgov Clerk-Recorder’s Office is closed to walk-ins, but real estate recordings continue. Submit <br>documents by mail or through Title Companies. Title Companies &amp; Notaries are essential businesse<br>s &amp; should continue to operate. Service Updates: https://t.co/2ziyPy0got #COVID19 https://t.co/o88CuirVJV", "SCCLD libraries are closed right now, with the tentative reopening date of April 13. We recommend th<br>at patrons hold on to physical library materials on loan until the libraries reopen. No late fees wi<br>ll be assessed during the closed period. Thank you! https://t.co/CncYf5QjHr", ".@SCCgov Senior Nutrition Program offering meals to-go/take-out at most locations. No dine-in meals.<br> A few locations have temporarily closed. Locations: https://t.co/bHh0qIniEq. #MealsOnWheels continu<br>es providing home delivery of meals. Call (408) 350-3246 for info. #COVID19 https://t.co/U9kxmrPmxT", "Superior Court Suspends All Non-Essential Functions for Duration of “Shelter in Place” Order\nAll cle<br>rk’s office functions will be closed to the public. \nJurors for called for 3/16, 3/23, and 3/30 will<br> be excused from service and must not report to Court.\nhttps://t.co/n1mGM6WBYa https://t.co/IXaedCIaeh", "The GSRC in-person services will be closed to the public till 4/7. The hotline will remain open duri<br>ng regular business hours &amp; T/TH till 8:30 PM, staffed by advocates who can offer support as nee<br>ded at (408) 209-8356 or gilroystrong@dao.sccgov.org. https://t.co/2WVvM0GS1n", "Our libraries closed at 3 pm today, and will remain closed until at least April 12. Read more: https<br>://t.co/Dk7R401Fth https://t.co/tnuAhsbCOH<br>"], "marker": {"size": 20}, "mode": "markers", "name": "close", "type": "scatter", "x": ["8/27/20", "8/23/20", "8/21/20", "8/21/20", "8/20/20", "8/19/20", "8/18/20", "7/6/20", "6/18/20", "6/18/20", "6/17/20", "6/17/20", "6/17/20", "5/24/20", "5/22/20", "5/18/20", "4/7/20", "3/21/20", "3/21/20", "3/19/20", "3/18/20", "3/18/20", "3/17/20", "3/17/20", "3/14/20"], "y": [237, 224, 222, 222, 217, 216, 213, 164, 152, 152, 151, 151, 151, 139, 138, 135, 46, 11, 11, 9, 9, 9, 8, 8, 4]}, {"hovertext": ["We issued an order with new prohibitions on the size public and private gatherings, due to #COVID19 <br>in the community. New cap = 100, with restrictions in place for assemblies of 35-100. More details a<br>t: https://t.co/lGWPJqUxuU https://t.co/8hmMbPwxoc", ".@HealthySCC Issues Order to Cancel Mass Gatherings Due to Increasing Rates of #COVID19. \"What’s con<br>sidered a mass gathering?” A mass gathering is an event bringing 1,000 or more people together in a <br>confined indoor or outdoor space. Type of venue list: https://t.co/KcYQmc33g0. https://t.co/unF5FTV1gg", "County of Santa Clara Issues Order to Cancel Mass Gatherings Due to Increasing Rates of #COVID19. Pr<br>ovides update on #SantaClaraCounty COVID-19 cases through March 8, 2020. More Information: https://t<br>.co/JHLu70unRl https://t.co/CkPh5PORZ2", "County of Santa Clara Issues Order to Cancel Mass Gatherings Due to Increasing Rates of #COVID19. Pr<br>ovides update on #SantaClaraCounty COVID-19 cases through March 8, 2020. More Information: https://t<br>.co/JHLu70unRl https://t.co/1mNotDxK5w"], "marker": {"size": 20}, "mode": "markers", "name": "gathering", "type": "scatter", "x": ["3/13/20", "3/10/20", "3/10/20", "3/10/20"], "y": [4, 4, 4, 4]}, {"hovertext": ["(2/4) The new order allows many businesses and activities to resume so long as they follow across-th<br>e-board risk reduction measures.  All residents must adhere to social distancing protocols and must <br>consistently wear face coverings."], "marker": {"size": 20}, "mode": "markers", "name": "face cover", "type": "scatter", "x": ["7/7/20"], "y": [165]}], "layout": {"title": {"text": "Santa Clara County"}, "xaxis": {"title": {"text": "Date"}}, "yaxis": {"title": {"text": "deaths"}}}}
